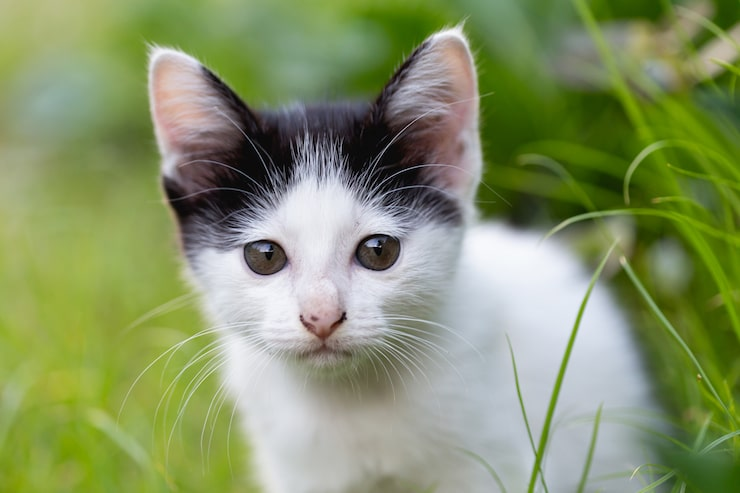
#> input picture cat.jpg, 740 x 493 px
$ jupyter execute 15.ipynb
#> lines starting #> are read from the running program, lines starting #| are printed output that depends on the picture
## 15. Write a python program to add artificial noise (Salt and Pepper, Gaussian) and restore images.

[cell 1]
import cv2
import numpy as np
import matplotlib.pyplot as plt

**Purpose:** Defines a helper to add salt-and-pepper noise to an image.

[cell 2]
def salt_pepper_noise(img,amount):
    noisy = img.copy()

    total_pixel = img.size
    num_noise = int(total_pixel*amount)

    # generate random noise coordinates
    rows = np.random.randint(0,img.shape[0],num_noise)
    cols = np.random.randint(0,img.shape[1],num_noise)

    #salt half noises
    noisy[rows[:num_noise//2],cols[:num_noise//2]] = 255
    #pepper half noises
    noisy[rows[num_noise//2:],cols[num_noise//2:]] = 0

    return noisy

**Purpose:** Defines a helper to add Gaussian noise and clamp values to 8-bit range.

[cell 3]
def gaussian_noise(img,mean=0,sigma = 25):
    noise = np.random.normal(mean,sigma,img.shape)
    print(noise.shape)
    noisy = img.astype(np.float32)+noise

    noisy[noisy>255] = 255
    noisy[noisy<0] = 0
    return noisy.astype(np.uint8)

**Purpose:** Defines a 3-by-3 averaging filter for noise reduction.

[cell 4]
def average_filter(img):
    r,c = img.shape
    result = np.zeros_like(img)

    for i in range(1, r-1):
        for j in range(1,c-1):
            region = img[i-1:i+2, j-1:j+2]
            avg = np.mean(region)
            result[i][j] = avg
    return result

**Purpose:** Defines a 3-by-3 median filter for noise reduction.

[cell 5]
def median_filter(img):
    r,c = img.shape
    result = np.zeros_like(img)

    for i in range(1, r-1):
        for j in range(1,c-1):
            region = img[i-1:i+2, j-1:j+2]
            result[i][j] = np.median(region)

    return result

**Purpose:** Adds salt-and-pepper and Gaussian noise, then filters each noisy image.

[cell 6]
img = cv2.imread('../cat.jpg',0)
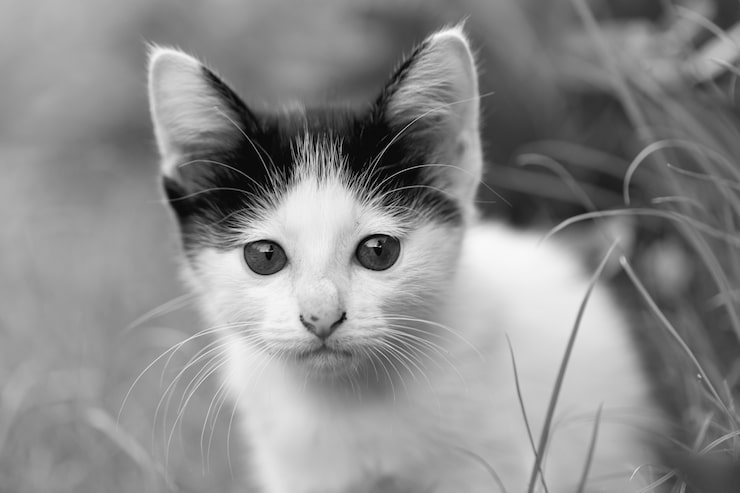
#> img: shape (493, 740); min 0, max 251, mean 138.8

sp_noisy = salt_pepper_noise(img,0.05)
#> in salt_pepper_noise, `noisy[rows[num_noise//2:],cols[num_noise//2:]] = 0`:
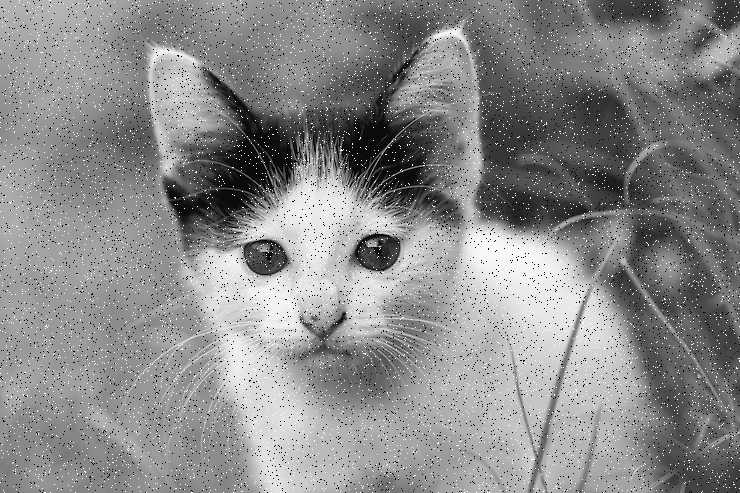
#> noisy: shape (493, 740); min 0, max 255, mean 138.2
gaussian_noisy = gaussian_noise(img)
#| (493, 740)
#> in gaussian_noise, `noisy = img.astype(np.float32)+noise`:
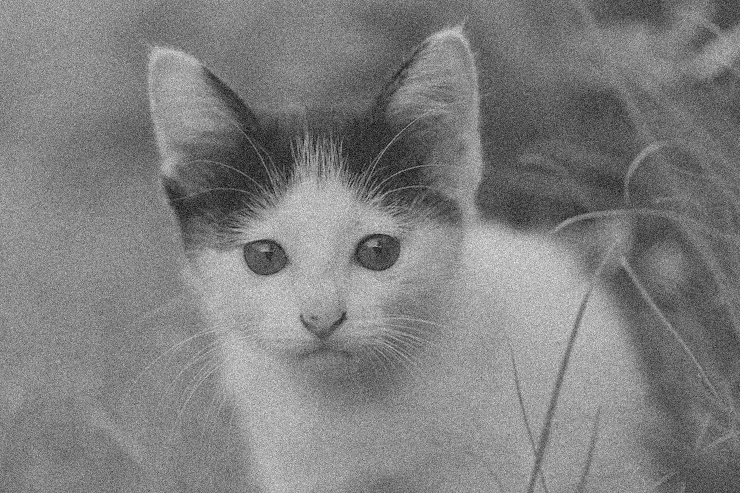
#> noisy: shape (493, 740) float64; min -84.92, max 361.6, mean 138.8; drawn with min black and max white
#> in gaussian_noise, `noisy[noisy<0] = 0`:
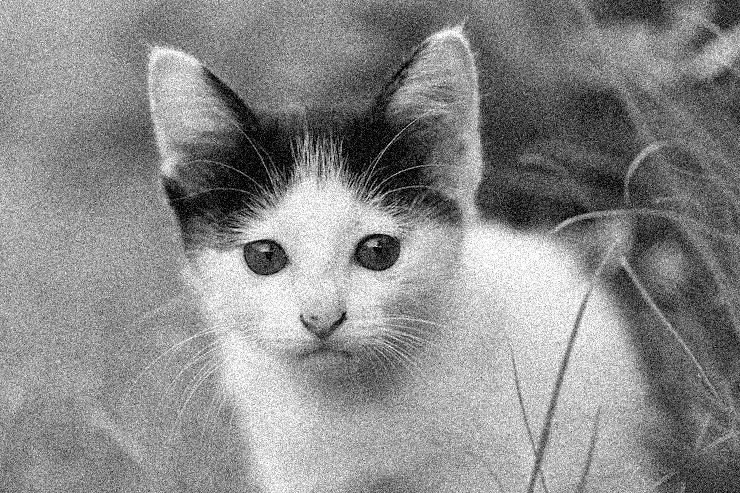
#> noisy: shape (493, 740) float64; min 0, max 255, mean 138.8

sp_restored = median_filter(sp_noisy)
gaussian_restored = average_filter(gaussian_noisy)

**Purpose:** Compares the noisy images with their filtered results.

[cell 7]
plt.figure(figsize=(12,10))
plt.subplot(2,2,1)
plt.imshow(sp_noisy,cmap='gray')
plt.title('sp_noisy')

plt.subplot(2,2,2)
plt.imshow(sp_restored,cmap='gray')
plt.title('sp_restored')

plt.subplot(2,2,3)
plt.imshow(gaussian_noisy,cmap='gray')
plt.title('gaussian_noisy')

plt.subplot(2,2,4)
plt.imshow(gaussian_restored,cmap='gray')
plt.title('gaussian_restored')

plt.tight_layout()
plt.show()

$ run again, with dog.jpg copied over cat.jpg
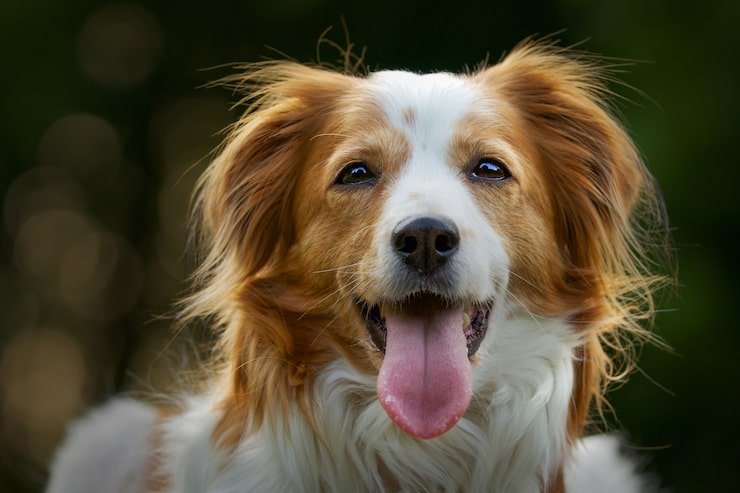
#> input picture dog.jpg, 740 x 493 px
#| (493, 740)
#> in gaussian_noise, `noisy = img.astype(np.float32)+noise`:
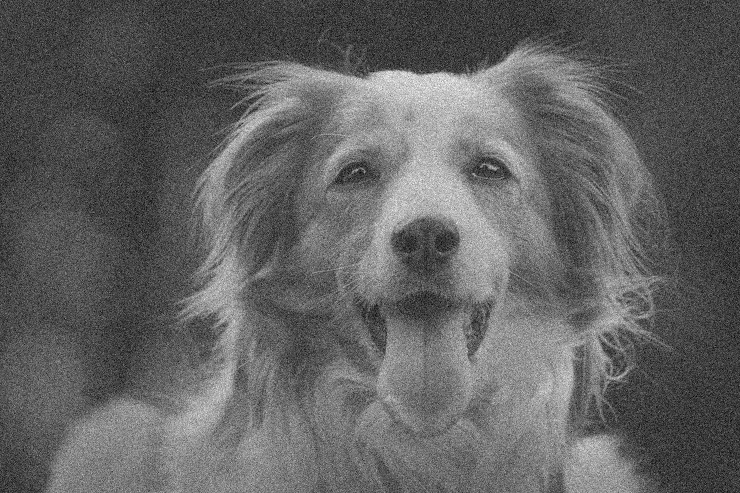
#> noisy: shape (493, 740) float64; min -83.49, max 325.2, mean 74.8; drawn with min black and max white
#> in gaussian_noise, `noisy[noisy<0] = 0`:
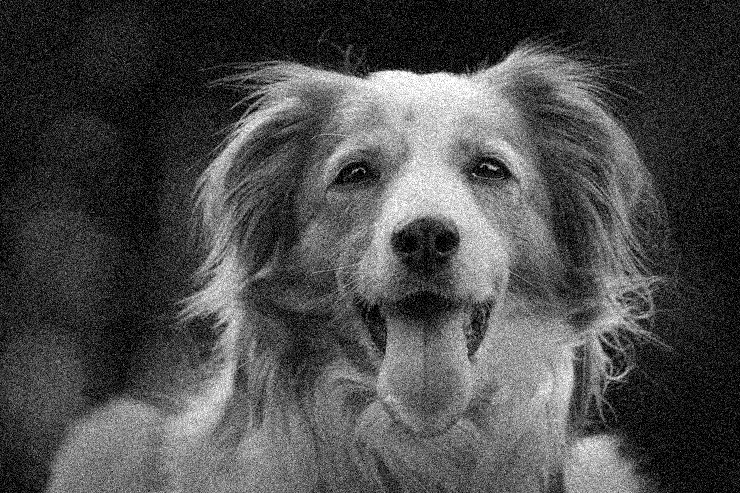
#> noisy: shape (493, 740) float64; min 0, max 255, mean 75.9
